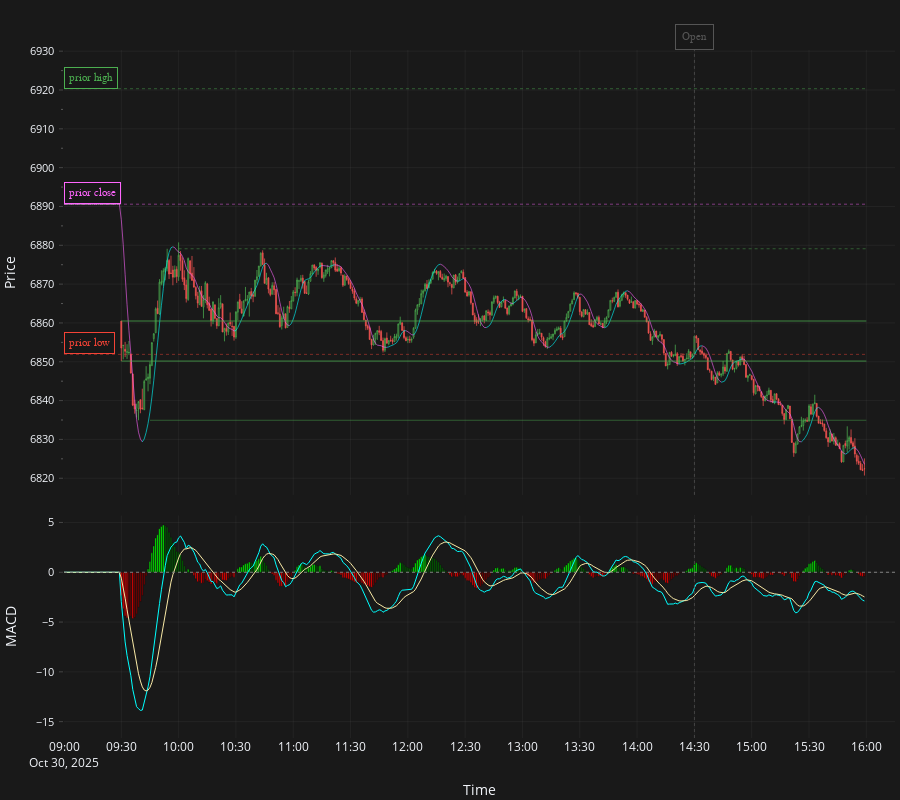

This figure's notebook cell:
### Code cell
candles: pl.DataFrame = streamer.download(
    symbol=candle_symbol,
    start=start,
    stop=stop,
    debug_mode=True,
)

# Filter out any rows where an OHLC price is 0 (invalid for active securities)
_initial_len = candles.height
candles = candles.filter(
    (pl.col("open") != 0)
    & (pl.col("high") != 0)
    & (pl.col("low") != 0)
    & (pl.col("close") != 0)
)
_removed = _initial_len - candles.height
print(
    f"Removed {_removed} zero-price rows out of {_initial_len} total ({(_removed / _initial_len * 100) if _initial_len else 0:.2f}%)."
)

df_macd = macd(
    candles, prior_close=prior_day.close, fast_length=12, slow_length=26, macd_length=9
)

plot_macd_with_hull(
    df_macd,
    pad_value=prior_day.close,
    start_time=start,
    end_time=stop + timedelta(minutes=15),
    horizontal_lines=levels,
    vertical_lines=executions,
)
